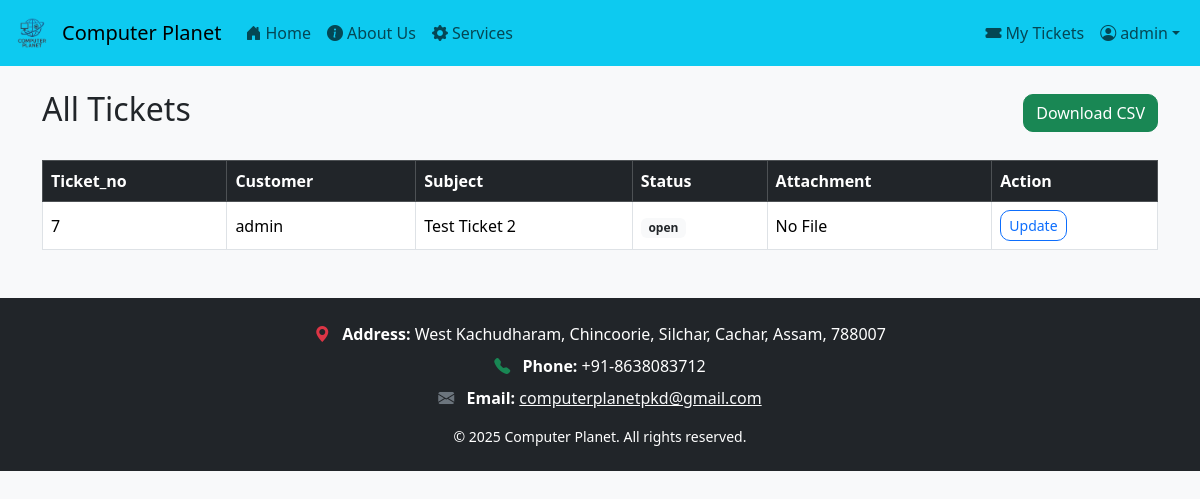
Screenshot of /tickets/admin/list/ (signed in) with the database file from the repository.
### accounts/models.py (models this page shows, shortened)
class Profile(models.Model):
    user = models.OneToOneField(User, on_delete=models.CASCADE)
    name = models.CharField(max_length=150, blank=True, null=True)  # 👈 this must exist
    phone = models.CharField(max_length=15, blank=True, null=True)
    address = models.TextField(blank=True, null=True)
    company = models.CharField(max_length=100, blank=True, null=True)
    is_customer = models.BooleanField(default=True)

### tickets/models.py (models this page shows, shortened)
class Ticket(models.Model):
    STATUS_CHOICES = [
        ('open', 'Open'),
        ('in_progress', 'In Progress'),
        ('resolved', 'Resolved'),
        ('closed', 'Closed'),
    ]
    access_key = models.UUIDField(default=uuid.uuid4, editable=False, unique=True)
    ticket_no = models.CharField(max_length=20, unique=True, blank=True , null=True)
    customer = models.ForeignKey(User, on_delete=models.CASCADE, related_name="tickets")
    subject = models.CharField(max_length=200)
    description = models.TextField()
    admin_notes = models.TextField(blank=True, null=True)
    status = models.CharField(max_length=20, choices=STATUS_CHOICES, default='open')
    reported_by = models.CharField(max_length=100, blank=True, null=True)
    attachment = models.FileField(upload_to='ticket_files/', blank=True, null=True)
    admin_notes = models.TextField(blank=True, null=True)
    created_at = models.DateTimeField(auto_now_add=True)
    updated_at = models.DateTimeField(auto_now=True)

### tickets/views.py (the view)
# urls.py: path("admin/list/", views.admin_ticket_list, name="admin_ticket_list"),
@staff_member_required
def admin_ticket_list(request):
    tickets = Ticket.objects.all().order_by("-created_at")
    return render(request, "tickets/admin_ticket_list.html", {"tickets": tickets})

### templates/tickets/admin_ticket_list.html
{% extends "base.html" %}
{% block content %}
<div class="d-flex justify-content-between align-items-center mb-4">
    <h2>All Tickets</h2>
    <a href="{% url 'tickets:export_tickets_csv' %}" class="btn btn-success">
        Download CSV
    </a>
</div>
<table class="table table-hover table-bordered align-middle">
    <thead class="table-dark">
        <tr>
            <th>Ticket_no</th>
            <th>Customer</th>
            <th>Subject</th>
            <th>Status</th>
            <th>Attachment</th>
            <th>Action</th>
        </tr>
    </thead>
    <tbody>
        {% for ticket in tickets %}
        <tr>
            <td>{{ ticket.id }}</td>
            <td>{{ ticket.customer.username }}</td>
            <td>{{ ticket.subject }}</td>
            <td>
                {% if ticket.status == "Open" %}
                    <span class="badge bg-success">{{ ticket.status }}</span>
                {% elif ticket.status == "In Progress" %}
                    <span class="badge bg-warning text-dark">{{ ticket.status }}</span>
                {% elif ticket.status == "Resolved" %}
                    <span class="badge bg-info text-dark">{{ ticket.status }}</span>
                {% elif ticket.status == "Closed" %}
                    <span class="badge bg-secondary">{{ ticket.status }}</span>
                {% else %}
                    <span class="badge bg-light text-dark">{{ ticket.status }}</span>
                {% endif %}
            </td>
            <td>
                {% if ticket.attachment %}
                <a href="{{ ticket.attachment.url }}" target="_blank">View File</a>
                {% else %}
                No File
                {% endif %}
            </td>
            <td>
                <a href="{% url 'tickets:update_ticket' ticket.id %}" class="btn btn-sm btn-outline-primary">Update</a>
            </td>
        </tr>
        {% empty %}
        <tr>
            <td colspan="5" class="text-center">No tickets available.</td>
        </tr>
        {% endfor %}
    </tbody>
</table>
{% endblock %}

### templates/includes/navbar.html (shortened to what this page needs)
{% load static %}
<nav class="navbar navbar-expand-lg navbar-light bg-info">
  <div class="container-fluid">
    <a class="navbar-brand d-flex align-items-center" href="{% url 'home' %}">
      <img src="{% static 'images/logos/logo.png' %}" alt="Computer Planet Logo" style="height:40px; margin-right:10px;">
      <span>Computer Planet</span>
    </a>
    <div class="collapse navbar-collapse" id="navbarNav">
      <ul class="navbar-nav me-auto mb-2 mb-lg-0">
        <li class="nav-item">
          <a class="nav-link" href="{% url 'home' %}">
            <i class="bi bi-house-door-fill me-1"></i>Home
          </a>
        </li>
        <li class="nav-item">
          <a class="nav-link" href="{% url 'about' %}">
            <i class="bi bi-info-circle-fill me-1"></i>About Us
          </a>
        </li>
        <li class="nav-item">
          <a class="nav-link" href="{% url 'product_list' %}">
            <i class="bi bi-gear-fill me-1"></i>Services
          </a>
        </li>
      </ul>
     <ul class="navbar-nav">
  {% if user.is_authenticated %}
    <li class="nav-item">
      <a class="nav-link" href="{% url 'tickets:my_tickets' %}">
        <i class="bi bi-ticket-fill me-1"></i>My Tickets
      </a>
    </li>
    <li class="nav-item dropdown">
      <a class="nav-link dropdown-toggle d-flex align-items-center" href="#" id="profileDropdown"
         role="button" data-bs-toggle="dropdown" aria-expanded="false">
        <i class="bi bi-person-circle me-1"></i>
        {{ user.profile.name|default:user.username }}
      </a>
    </li>
  {% endif %}
</ul>
    </div>
  </div>
</nav>

### static/css/styles.css (style rules this page uses)
body { background-color: #f8f9fa; }
.btn { border-radius: 10px; }

### rows the page displays
Ticket: id "7", customer.username "admin", subject "Test Ticket 2", status "open", attachment "No File"

### other values shown
{{ user.profile.name|default:user.username }} "admin"
{{ year|default:2025 }} "2025"
